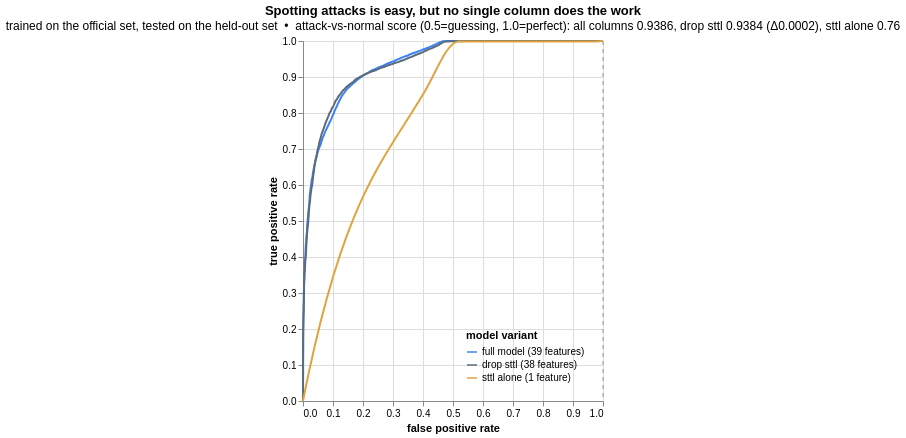

Write the Vega-Lite specification saved for this chart.
### Vega-Lite specification from a JSON file in a GitHub repository (floating-point values rounded to 4 significant figures; data arrays with more than 128 entries replaced by an {"elided": "..."} marker saying what was removed)
{"$schema": "https://vega.github.io/schema/vega-lite/v5.json", "title": {"text": "Spotting attacks is easy, but no single column does the work", "subtitle": "trained on the official set, tested on the held-out set  •  attack-vs-normal score (0.5=guessing, 1.0=perfect): all columns 0.9386, drop sttl 0.9384 (Δ0.0002), sttl alone 0.76"}, "width": "container", "height": 360, "layer": [{"data": {"values": [{"fpr": 0, "tpr": 0}, {"fpr": 1, "tpr": 1}]}, "mark": {"type": "rule", "color": "#8a94a6", "strokeDash": [4, 4]}, "encoding": {"x": {"field": "fpr", "type": "quantitative"}, "y": {"field": "tpr", "type": "quantitative"}}}, {"data": {"values": {"elided": "412 records"}}, "mark": {"type": "line", "interpolate": "monotone"}, "encoding": {"x": {"field": "fpr", "type": "quantitative", "title": "false positive rate", "scale": {"domain": [0, 1]}}, "y": {"field": "tpr", "type": "quantitative", "title": "true positive rate", "scale": {"domain": [0, 1]}}, "color": {"field": "model", "type": "nominal", "title": "model variant", "scale": {"domain": ["full model (39 features)", "drop sttl (38 features)", "sttl alone (1 feature)"], "range": ["#3b82f6", "#5b6b7a", "#e0a341"]}, "legend": {"orient": "bottom-right"}}, "order": {"field": "fpr"}}}]}
